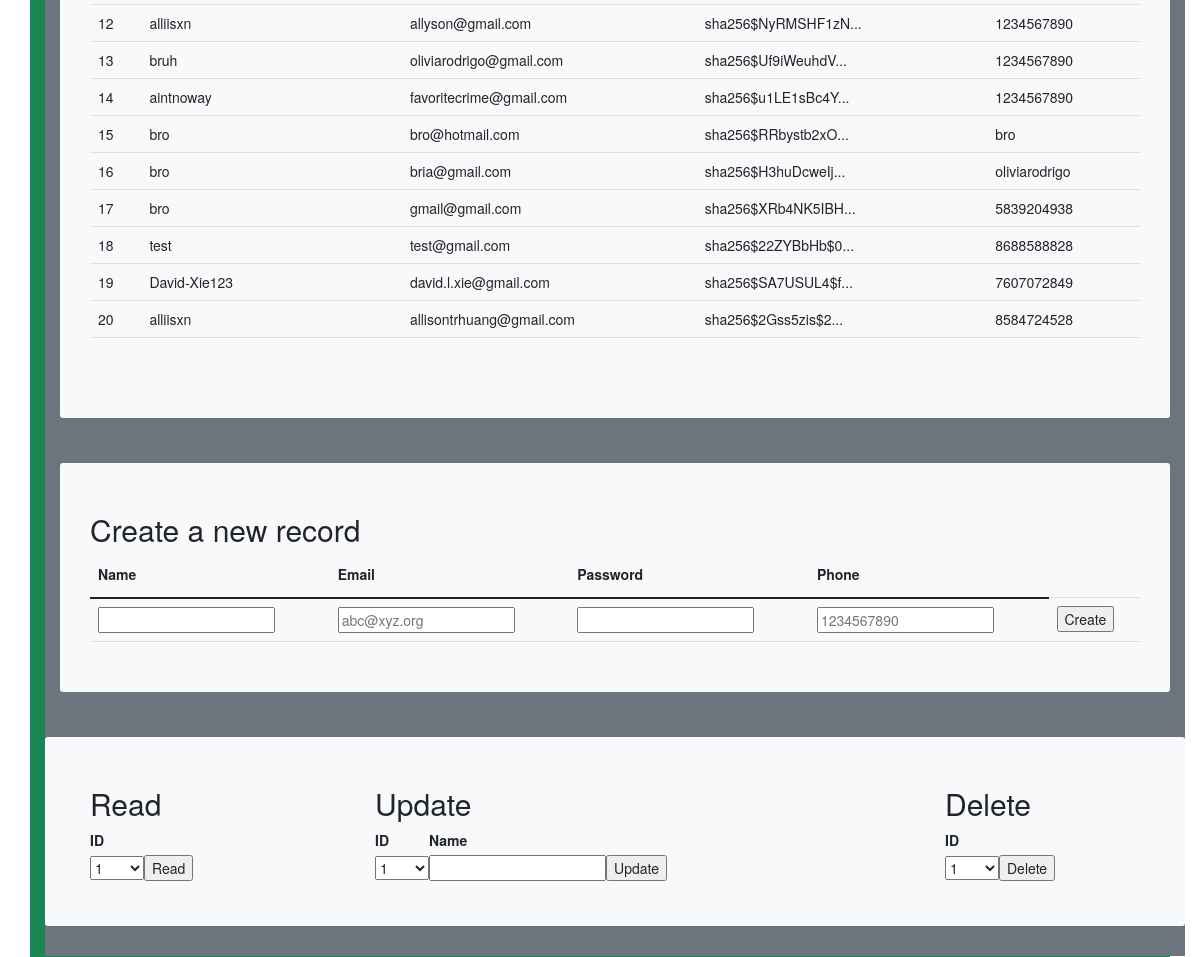
The page /crud/ (signed in, middle part) on the database as committed earlier.
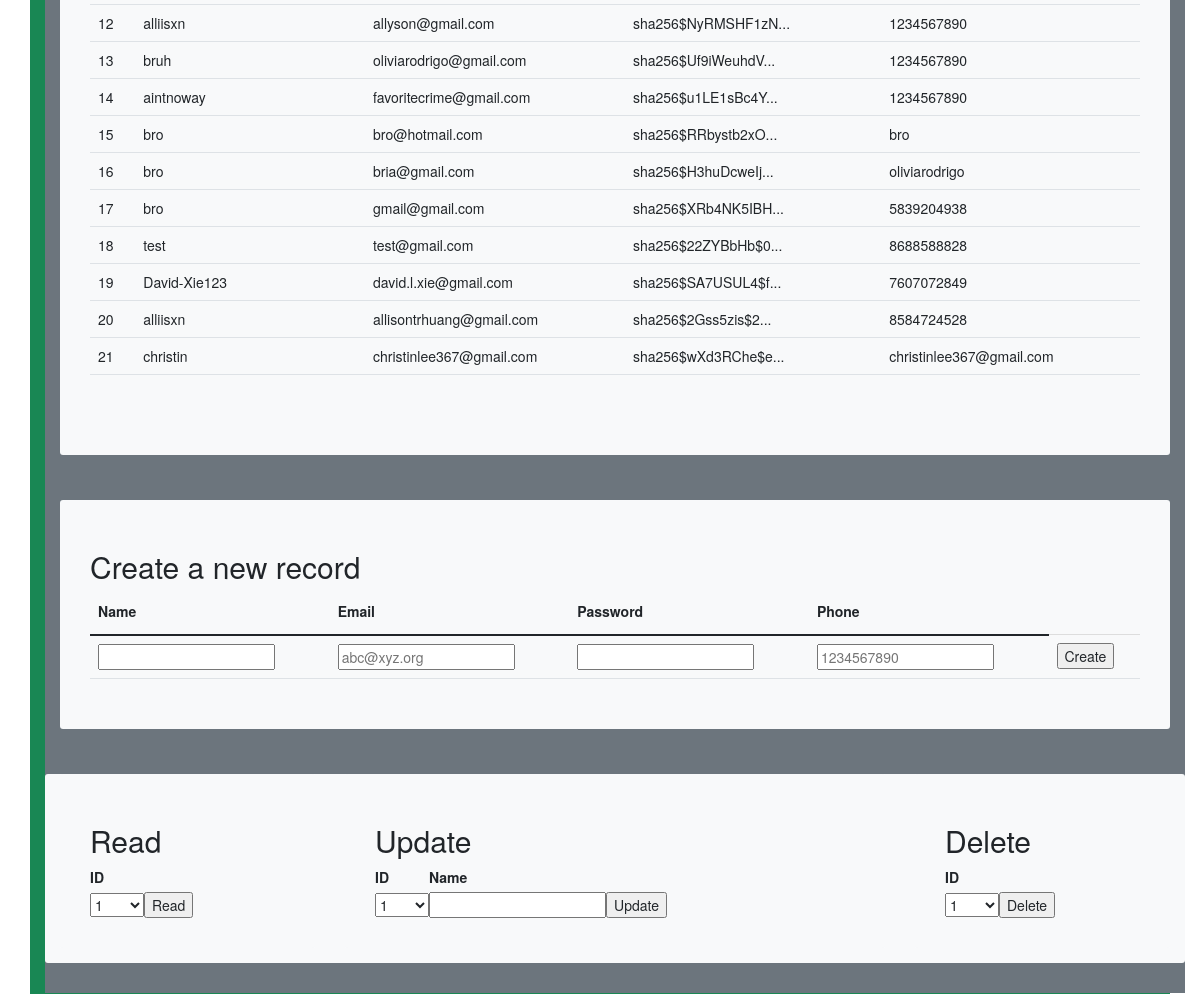
The same page on the database as committed later.
### model.py (models this page shows, shortened)
class Users(UserMixin, db.Model):
    userID = db.Column(db.Integer, primary_key=True)
    name = db.Column(db.String(255), unique=False, nullable=False)
    email = db.Column(db.String(255), unique=True, nullable=False)
    password = db.Column(db.String(255), unique=False, nullable=False)
    phone = db.Column(db.String(255), unique=False, nullable=False)
    def read(self):
        return {
            "userID": self.userID,
            "name": self.name,
            "email": self.email,
            "password": self.password,
            "phone": self.phone,
            "query": "by_alc"  # This is for fun, a little watermark
        }

### cruddy/app_crud.py (the view)
@app_crud.route('/')
@login_required  # Flask-Login uses this decorator to restrict access to logged in users
def crud():
    return render_template("crud.html", table=users_all())

### cruddy/query.py (called while the page is built)
def users_all():
    return users_all_alc()

def users_all_alc():
    table = Users.query.all()
    json_ready = [peep.read() for peep in table]
    return json_ready

@login_manager.user_loader
def user_loader(user_id):
    if user_id is not None:
        return Users.query.get(user_id)
    return None

### templates/crud.html (shortened to what this page needs)
<!DOCTYPE html>
{% extends "layouts/base.html" %}
{% block body %}
    {% if current_user.is_authenticated %}
        <p style="text-align:center;"> Welcome {{ current_user.name }} <p>
    {% endif %}
    <div class="container py-4 text-light bg-success">
        <div class="container bg-secondary py-4">
            <div class="p-5 mb-4 bg-light text-dark rounded-3">
                <div class="row align-items-md-stretch">
                    <div class="container-fluid py-5">
                        <table class="table">
                            <tbody>
                            {% for row in table %}
                                {% set pn = "" ~ row['phone'] %}
                                {% set pnf = "(" ~ pn[0:3] ~ ")" ~ pn[3:6] ~ "-" ~ pn[6:10] %}
                                <tr>
                                    <td>{{ row['userID'] }}</td>
                                    <td>{{ row['name'] }}</td>
                                    <td>{{ row['email'] }}</td>
                                    <td>{{ row['password'] | truncate(20) }}</td>
                                    <td>{{ row['phone'] }}</td>
                                </tr>
                            {% endfor %}
                            </tbody>
                        </table>
                    </div>
                </div>
            </div>
        </div>
        <div class="container bg-secondary py-4">
            <div class="p-5 mb-4 bg-light text-dark rounded-3">
                <h2>Create a new record</h2>
                <form method="POST" ID="create" action={{url_for('crud.create')}} >
                    <table class="table">
                        <thead>
                        <tr>
                            <th><label for="name">Name</label></th>
                            <th><label for="email">Email</label></th>
                            <th><label for="password">Password</label></th>
                            <th><label for="phone">Phone</label></th>
                        </tr>
                        </thead>
                        <tbody>
                        <tr>
                            <td><input type="text" name="name" id="name" required></td>
                            <td><input type="email" name="email" id="email" placeholder="abc@xyz.org" required></td>
                            <td><input type="password" name="password" id="password" required></td>
                            <td><input type="tel" name="phone" id="phone" pattern="[0-9]{10}" placeholder="1234567890" required></td>
                            <td><input type="submit" value="Create"></td>
                        </tr>
                        </tbody>
                    </table>
                </form>
            </div>
        </div>
        <div class="container bg-secondary py-4">
            <div class="row mb-4 bg-light text-dark rounded-3">
                <div class="col-md-3">
                    <div class="p-5 mb-4 bg-light text-dark rounded-3">
                        <h2>Read</h2>
                        <form method="POST" ID="read" action={{url_for('crud.read')}} >
                            <table id="read_table">
                                <tr><th><label for="read_userid">ID</label></th></tr>
                                <tr>
                                    <td>
                                        <select name="userid" id="read_userid">
                                            <optgroup label="userid">
                                                {% for row in table %}
                                                    <option label="{{ row['userID'] }}">{{ row['userID'] }}</option>
                                                {% endfor %}
                                            </optgroup>
                                        </select>
                                    </td>
                                    <td>
                                        <input type="submit" value="Read">
                                    </td>
                                </tr>
                            </table>
                        </form>
                    </div>
                </div>
                <div class="col-md-6">
                    <div class="p-5 mb-4 bg-light text-dark rounded-3">
                        <h2>Update</h2>
                        <form method="POST" ID="update" action={{url_for('crud.update')}} >
                            <table id="update_table">
                                <tr>
                                    <th><label for="update_userid">ID</label></th>
                                    <th><label for="update_name">Name</label></th>
                                </tr>
                                <tr>
                                    <td>
                                        <select name="userid" id="update_userid">
                                            <optgroup label="userid">
                                                {% for row in table %}
                                                    <option label="{{ row['userID'] }}">{{ row['userID'] }}</option>
                                                {% endfor %}
                                            </optgroup>
                                        </select>
                                    </td>
                                    <td><input type="text" name="name" id="update_name" required></td>
                                    <td><input type="submit" value="Update"></td>
                                </tr>
                            </table>
                        </form>
                    </div>
                </div>
                <div class="col-md-3">
                    <div class="p-5 mb-4 bg-light text-dark rounded-3">
                        <h2>Delete</h2>
                        <form method="POST" ID="read" action={{url_for('crud.delete')}} >
                            <table id="read_table">
                                <tr><th><label for="delete_userid">ID</label></th></tr>
                                <tr>
                                    <td>
                                        <select name="userid" id="delete_userid">
                                            <optgroup label="userid">
                                                {% for row in table %}
                                                    <option label="{{ row['userID'] }}">{{ row['userID'] }}</option>
                                                {% endfor %}
                                            </optgroup>
                                        </select>
                                    </td>
                                    <td><input type="submit" value="Delete"></td>
                                </tr>
                            </table>
                        </form>
                    </div>
                </div>
            </div>
        </div>
    </div>
{% endblock %}

### templates/layouts/base.html (shortened to what this page needs)
<!DOCTYPE HTML>
<html lang="en">
<head>
</head>
<body>
    {% include "layouts/navbar.html" %}
{%block body%}
{%endblock%}
</body>
</html>

### templates/layouts/navbar.html (shortened to what this page needs)
<head>
    <link href="https://cdn.jsdelivr.net/npm/bootstrap@5.0.0/dist/css/bootstrap.min.css" rel="stylesheet">
    <link rel="stylesheet" href="https://maxcdn.bootstrapcdn.com/font-awesome/4.7.0/css/font-awesome.min.css">
    <link rel="stylesheet" href="https://maxcdn.bootstrapcdn.com/bootstrap/3.3.7/css/bootstrap.min.css">
</head>
<body>
</body>

### templates/layouts/base.html (style rules this page uses)
p { color: black; font: helvetica; font-size: small; }
body { background-color: white; margin: 1% 10% 3% 10%; }

Rows that differ between the two databases and show on the page:
added Users: userID "21", name "christin", email "christinlee367@gmail.com", password "sha256$wXd3RChe$e...", phone "christinlee367@gmail.com"
